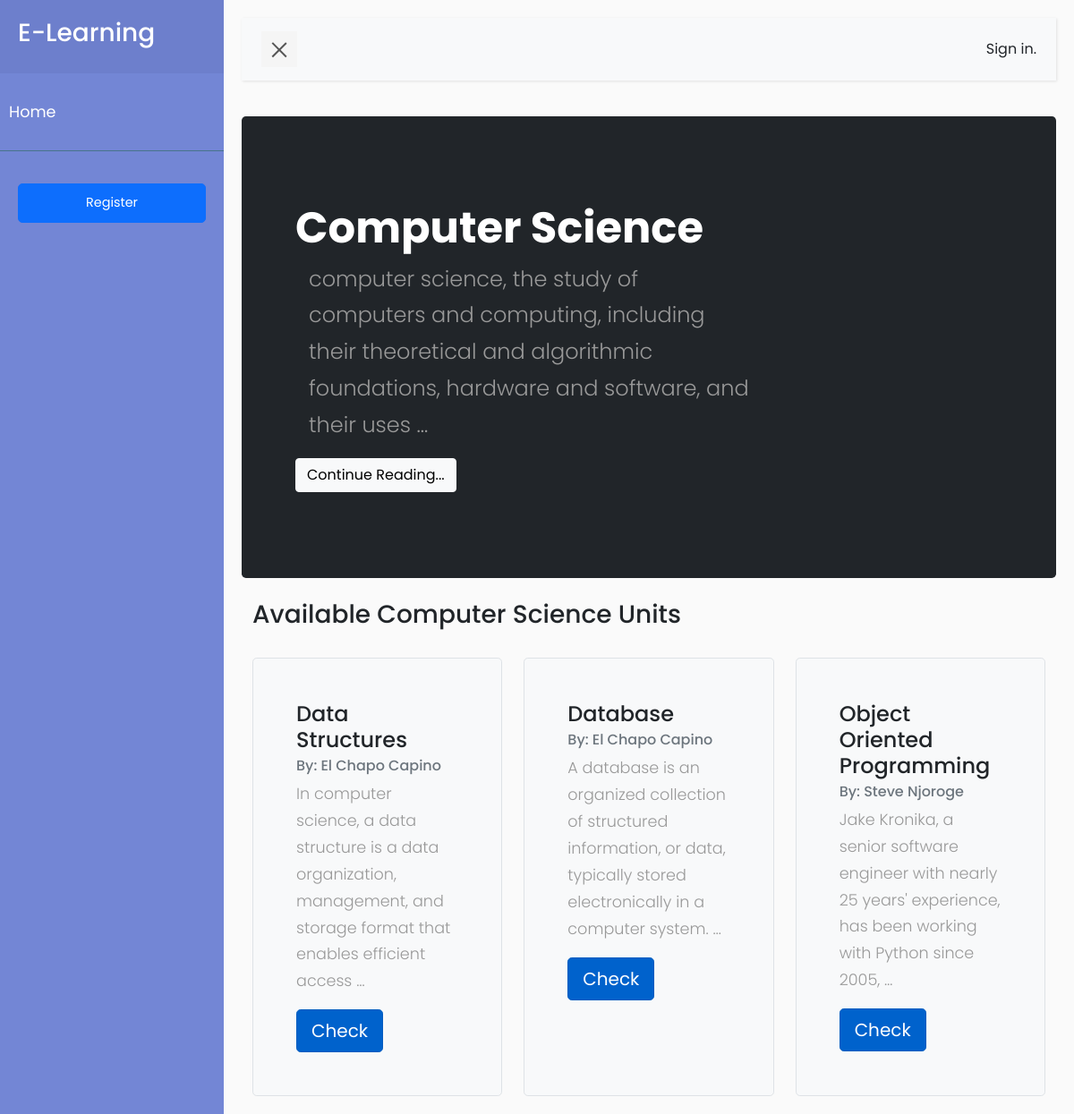
/courses/units/1/, run on the app's committed database.
### courses/models.py (models this page shows, shortened)
class Course(models.Model):
    programme = models.ForeignKey(Programme, related_name='course_programme', on_delete=models.CASCADE)
    department = models.ForeignKey(Departments, related_name='department', on_delete=models.CASCADE)
    courses = models.CharField(max_length=200)
    slug = models.SlugField(unique=True)
    overview = models.TextField()
    def __str__(self):
        return self.courses

class Unit(models.Model):
    course = models.ForeignKey(Course, related_name='course', on_delete=models.CASCADE)
    year = models.ForeignKey(Semester, related_name='semester_units', on_delete=models.CASCADE)
    title = models.CharField(max_length=200)
    owner = models.ForeignKey(User, related_name='units_created', on_delete=models.CASCADE)
    slug = models.SlugField(unique=True)
    overview = models.TextField()
    created = models.DateTimeField(auto_now_add=True)
    students = models.ManyToManyField(User, related_name='course_joined', blank=True)  # enroll students to UNIT
    class Meta:
        ordering = ['-created']

### courses/views.py (the view)
# urls.py: path('courses/units/<id>/', views.UnitsStudentsListView.as_view(), name='list_semester_units'),
class UnitsStudentsListView(ListView):  # list Units for courses
    template_name = 'courses/list/units_list.html'  # path to list template
    model = Unit
    context_object_name = 'units_list'  # override the object name rendered in template.
    def get_queryset(self):
        qs = super().get_queryset()
        return qs.filter(course=self.kwargs['id'])
    def get_context_data(self, **kwargs):
        context = super().get_context_data(**kwargs)
        context['course'] = Course.objects.get(id=self.kwargs['id'])  # get course object.
        return context  # return the context data

### courses/templates/courses/list/units_list.html (shortened to what this page needs)
{% extends 'base.html' %}
{% block  content %}
    <div class="p-5 text-white bg-dark rounded-3">
      <div class="container-fluid py-5">
        <h1 class="display-5 fw-bold">{{ course }}</h1>
        <p class="col-md-8 fs-4">{{ course.overview| truncatewords:20 }}</p>
          <a class="btn btn-light" href="{% url 'course_details' course.slug %}" role="button">Continue Reading...</a>
      </div>
    </div>
    <br>
    <div class="container">
        <h3 class="">Available {{ course }} Units</h3>
        <br>
        <div class="row">
            {% for items in units_list %}
                <div class="col-md-4">
                    <div class="h-100 p-5 bg-light border rounded-3">
                        <h4 class="card-title">{{ items.title }}</h4>
                        <h6 class="card-subtitle mb-2 text-muted">By: {{ items.owner.first_name}}  {{ items.owner.last_name }}</h6>
                            <p class="card-text">{{ items.overview | truncatewords:18}}</p>
                            <a href="{% url 'unit_detail_view' items.slug %}" class="btn btn-primary btn-lg active" role="button" aria-pressed="true">Check</a>
                    </div>
                </div>
            {% empty %}
                <h3>Units Unavailable</h3>
            {% endfor %}
        </div>
    </div>
{% endblock %}

### courses/static/css/style5.css (style rules this page uses)
body { font-family: 'Poppins', sans-serif; background: #fafafa; }
p { font-family: 'Poppins', sans-serif; font-size: 1.1em; font-weight: 300; line-height: 1.7em; color: #999; }
a, a:hover, a:focus { color: inherit; text-decoration: none; transition: all 0.3s; }

### data on the page
Course: courses "Computer Science", overview "computer science, the study of computers and computing, including their theoretical and algorithmic foundations, hardware and software, and their uses …"
Unit: title "Data Structures", owner.first_name "El Chapo", owner.last_name "Capino", overview "In computer science, a data structure is a data organization, management, and storage format that enables efficient access …"
Unit: title "Database", owner.first_name "El Chapo", owner.last_name "Capino", overview "A database is an organized collection of structured information, or data, typically stored electronically in a computer system. …"
Unit: title "Object Oriented Programming", owner.first_name "Steve", owner.last_name "Njoroge", overview "Jake Kronika, a senior software engineer with nearly 25 years' experience, has been working with Python since 2005, …"
